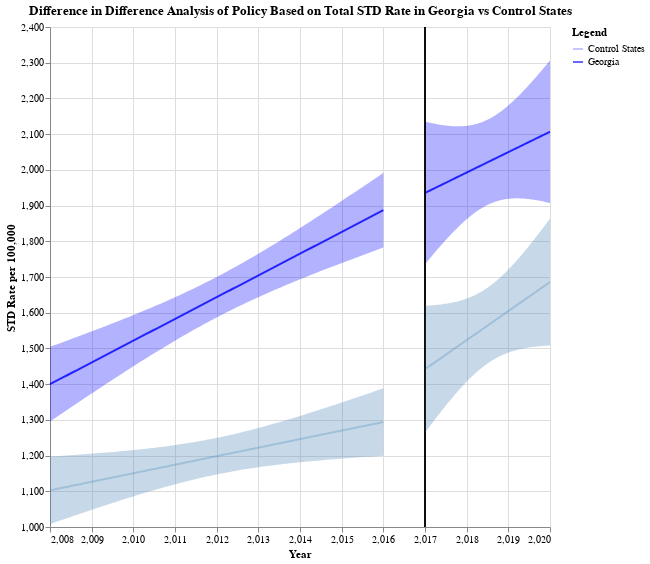

Notebook code cell kept with this figure:
### Markdown cell above
## Georgia total STD

### Code cell
treat_state3 = "Georgia"
control_states3 = ["North Carolina", "Mississippi", "Nevada",
                   "Arkansas", "Tennessee", "New Mexico", "Missouri"]

georgia_std = partition_data(
    grouped_df, "State", "STD_per_100000", treat_state3, control_states3, 2017)

pre_ga = plotting_chart(georgia_std[0], "Year", "STD_per_100000",
                        "Georgia", 2017, "Blue", "STD Rate per 100,000")
post_ga = plotting_chart(
    georgia_std[1], "Year", "STD_per_100000", "Georgia", 2017, "Blue", "STD Rate per 100,000")
pre_control_ga = plotting_chart(
    georgia_std[2], "Year", "STD_per_100000", "Control States", 2017, "#4682B4", "STD Rate per 100,000")
post_control_ga = plotting_chart(
    georgia_std[3], "Year", "STD_per_100000", "Control States", 2017, " #4682B4", "STD Rate per 100,000")

final_ga = pre_ga + post_ga + pre_control_ga + post_control_ga
final_ga.properties(
    title="Difference in Difference Analysis of Policy Based on Total STD Rate in Georgia vs Control States"
)
